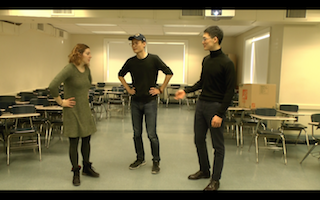
#> input picture background/small.png, 320 x 200 px, given in place of image2.png, which was not available
$ python subtract2.py
#> lines starting #> are read from the running program, lines starting #| are printed output that depends on the picture; after the words box and inside, x2 and y2 are one past the last pixel; in counts of white or black regions, pixels touching at a corner belong together; pictures that were not available may be replaced by others from this repository, and a replacement may not be noted
import matplotlib.pyplot as plt
import numpy as np

import cv2

IMG_PATH = 'image2.png'
img = cv2.imread(IMG_PATH, 1)
#> img is the input picture: shape (200, 320, 3); mean B, G, R 74.9, 113.6, 124.5
bg = cv2.imread("bg.png", 1)
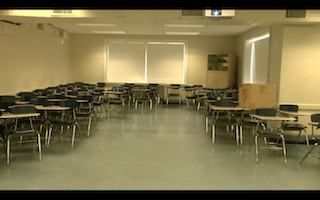
#> input picture background/bg.png, 320 x 200 px, found by its file name
#> bg is the input picture: shape (200, 320, 3); mean B, G, R 75, 114.5, 125.1

threshold = 73
maxValue = 225
shape = (5, 5)

kernel = np.ones(shape, np.uint8)

# convert BGR to RGB
img = cv2.cvtColor(img, cv2.COLOR_BGR2RGB)
bg = cv2.cvtColor(bg, cv2.COLOR_BGR2RGB)

# blur
img = cv2.GaussianBlur(img, shape, 0)
bg = cv2.GaussianBlur(bg, shape, 0)

#separate channel
ir, ig, ib = cv2.split(img)
bgr, bgg, bgb = cv2.split(bg)
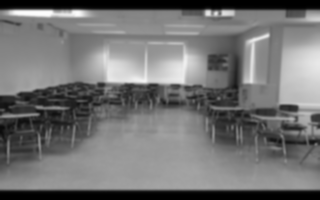
#> bgg: shape (200, 320); min 0, max 253, mean 114.5
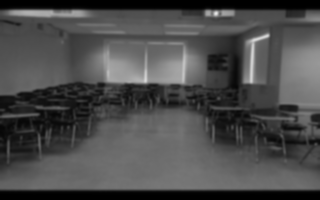
#> bgb: shape (200, 320); min 0, max 229, mean 75

# subtract
fr, fg, fb = abs(ir - bgr), abs(ig - bgg), abs(ib - bgb)

# combine channel
combined = fr + fg + fb
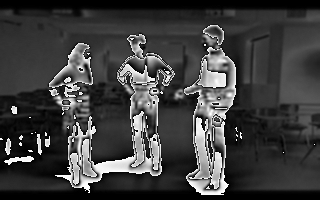
#> combined: shape (200, 320); min 0, max 255, mean 62.4
front = cv2.merge([fr, fg, fb])
front_gray = cv2.cvtColor(front, cv2.COLOR_RGB2GRAY)
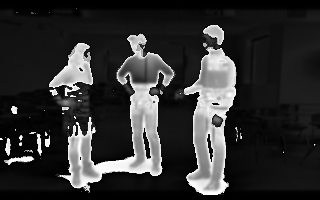
#> front_gray: shape (200, 320); min 0, max 255, mean 48.2

# threshold
ret, thresh_my = cv2.threshold(front_gray, threshold, maxValue,
                               cv2.THRESH_BINARY)
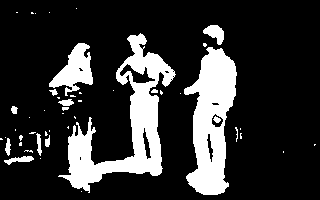
#> thresh_my: shape (200, 320); values 0 (black) and 225 (white), 19.4% white; 48 white regions (33 under 20 px), largest, box (x1, y1, x2, y2) and area: (58, 33, 176, 193) 5614, (184, 47, 237, 195) 4669, (49, 43, 93, 96) 1140
#> ret = 73

# close holes
dilation = cv2.dilate(thresh_my, kernel, iterations=2)
#> dilation: shape (200, 320); values 0 (black) and 225 (white), 35.7% white; 13 white regions, largest, box (x1, y1, x2, y2) and area: (45, 29, 180, 197) 12333, (176, 21, 241, 199) 7429, (0, 125, 54, 169) 1822
erosion = cv2.erode(dilation, kernel, iterations=2)
#> erosion: shape (200, 320); values 0 (black) and 225 (white), 22.3% white; 16 white regions (10 under 20 px), largest, box (x1, y1, x2, y2) and area: (58, 33, 176, 193) 6539, (180, 25, 237, 195) 5234, (49, 43, 93, 114) 1699, (0, 130, 50, 165) 681, (235, 127, 242, 142) 67, (11, 106, 18, 114) 41

# remove shadow
erosion2 = cv2.erode(dilation, kernel, iterations=5)
#> erosion2: shape (200, 320); values 0 (black) and 225 (white), 8.9% white; 4 white regions, box (x1, y1, x2, y2) and area: (196, 53, 230, 189) 2515, (124, 41, 165, 168) 2053, (74, 132, 96, 183) 602, (58, 51, 86, 98) 548
dilation2 = cv2.dilate(erosion2, kernel, iterations=3)
#> dilation2: shape (200, 320); values 0 (black) and 225 (white), 19.4% white; 4 white regions, box (x1, y1, x2, y2) and area: (190, 47, 236, 195) 4795, (118, 35, 171, 174) 4393, (68, 126, 102, 189) 1634, (52, 45, 92, 104) 1592

# mask
final_img = cv2.bitwise_or(img, img, mask=dilation2)
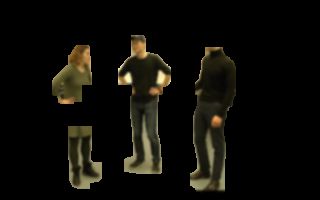
#> final_img: shape (200, 320, 3); mean R, G, B 14.2, 12.9, 8

plt.subplot(231)
plt.title("original")
plt.imshow(img)
plt.subplot(232)
plt.title("subtraction")
plt.imshow(front)
plt.subplot(233)
plt.title("threshold")
plt.imshow(thresh_my)
plt.subplot(234)
plt.title("remove hole")
plt.imshow(erosion)
plt.subplot(235)
plt.title("remove shadow")
plt.imshow(dilation2)
plt.subplot(236)
plt.title("mask")
plt.imshow(final_img)
plt.show()
